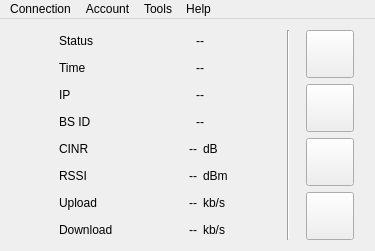
<?xml version="1.0" encoding="UTF-8"?>
<ui version="4.0">
 <class>Window</class>
 <widget class="QMainWindow" name="Window">
  <property name="geometry">
   <rect>
    <x>0</x>
    <y>0</y>
    <width>375</width>
    <height>250</height>
   </rect>
  </property>
  <property name="sizePolicy">
   <sizepolicy hsizetype="Maximum" vsizetype="Maximum">
    <horstretch>0</horstretch>
    <verstretch>0</verstretch>
   </sizepolicy>
  </property>
  <property name="windowTitle">
   <string>wimaxcmgui 2.0</string>
  </property>
  <property name="windowIcon">
   <iconset resource="icons.qrc">
    <normaloff>:/appicons/appicon48</normaloff>:/appicons/appicon48</iconset>
  </property>
  <widget class="QWidget" name="CentralLayout">
   <layout class="QGridLayout" name="gridLayout_2">
    <item row="0" column="0">
     <layout class="QGridLayout" name="gridLayout">
      <property name="leftMargin">
       <number>10</number>
      </property>
      <item row="0" column="0">
       <widget class="QLabel" name="icon_status">
        <property name="minimumSize">
         <size>
          <width>32</width>
          <height>0</height>
         </size>
        </property>
        <property name="maximumSize">
         <size>
          <width>32</width>
          <height>16777215</height>
         </size>
        </property>
        <property name="text">
         <string/>
        </property>
        <property name="pixmap">
         <pixmap resource="icons.qrc">:/stats/status</pixmap>
        </property>
        <property name="alignment">
         <set>Qt::AlignCenter</set>
        </property>
       </widget>
      </item>
      <item row="0" column="1">
       <widget class="QLabel" name="_status">
        <property name="sizePolicy">
         <sizepolicy hsizetype="Maximum" vsizetype="Expanding">
          <horstretch>0</horstretch>
          <verstretch>0</verstretch>
         </sizepolicy>
        </property>
        <property name="text">
         <string>Status</string>
        </property>
        <property name="alignment">
         <set>Qt::AlignLeading|Qt::AlignLeft|Qt::AlignVCenter</set>
        </property>
       </widget>
      </item>
      <item row="0" column="2" colspan="2">
       <widget class="QLabel" name="status">
        <property name="sizePolicy">
         <sizepolicy hsizetype="Expanding" vsizetype="Expanding">
          <horstretch>0</horstretch>
          <verstretch>0</verstretch>
         </sizepolicy>
        </property>
        <property name="text">
         <string>--</string>
        </property>
        <property name="alignment">
         <set>Qt::AlignCenter</set>
        </property>
       </widget>
      </item>
      <item row="1" column="0">
       <widget class="QLabel" name="icon_time">
        <property name="minimumSize">
         <size>
          <width>32</width>
          <height>0</height>
         </size>
        </property>
        <property name="maximumSize">
         <size>
          <width>32</width>
          <height>16777215</height>
         </size>
        </property>
        <property name="text">
         <string/>
        </property>
        <property name="pixmap">
         <pixmap resource="icons.qrc">:/stats/time</pixmap>
        </property>
        <property name="alignment">
         <set>Qt::AlignCenter</set>
        </property>
       </widget>
      </item>
      <item row="1" column="1">
       <widget class="QLabel" name="_time">
        <property name="sizePolicy">
         <sizepolicy hsizetype="Maximum" vsizetype="Expanding">
          <horstretch>0</horstretch>
          <verstretch>0</verstretch>
         </sizepolicy>
        </property>
        <property name="text">
         <string>Time</string>
        </property>
        <property name="alignment">
         <set>Qt::AlignLeading|Qt::AlignLeft|Qt::AlignVCenter</set>
        </property>
       </widget>
      </item>
      <item row="1" column="2" colspan="2">
       <widget class="QLabel" name="time">
        <property name="sizePolicy">
         <sizepolicy hsizetype="Expanding" vsizetype="Expanding">
          <horstretch>0</horstretch>
          <verstretch>0</verstretch>
         </sizepolicy>
        </property>
        <property name="text">
         <string>--</string>
        </property>
        <property name="alignment">
         <set>Qt::AlignCenter</set>
        </property>
       </widget>
      </item>
      <item row="2" column="0">
       <widget class="QLabel" name="icon_ip">
        <property name="minimumSize">
         <size>
          <width>32</width>
          <height>0</height>
         </size>
        </property>
        <property name="maximumSize">
         <size>
          <width>32</width>
          <height>16777215</height>
         </size>
        </property>
        <property name="text">
         <string/>
        </property>
        <property name="pixmap">
         <pixmap resource="icons.qrc">:/stats/ip</pixmap>
        </property>
        <property name="alignment">
         <set>Qt::AlignCenter</set>
        </property>
       </widget>
      </item>
      <item row="2" column="1">
       <widget class="QLabel" name="_ip">
        <property name="sizePolicy">
         <sizepolicy hsizetype="Maximum" vsizetype="Preferred">
          <horstretch>0</horstretch>
          <verstretch>0</verstretch>
         </sizepolicy>
        </property>
        <property name="text">
         <string>IP</string>
        </property>
       </widget>
      </item>
      <item row="2" column="2" colspan="2">
       <widget class="QLabel" name="ip">
        <property name="sizePolicy">
         <sizepolicy hsizetype="Expanding" vsizetype="Expanding">
          <horstretch>0</horstretch>
          <verstretch>0</verstretch>
         </sizepolicy>
        </property>
        <property name="text">
         <string>--</string>
        </property>
        <property name="alignment">
         <set>Qt::AlignCenter</set>
        </property>
       </widget>
      </item>
      <item row="3" column="0">
       <widget class="QLabel" name="icon_bsid">
        <property name="minimumSize">
         <size>
          <width>32</width>
          <height>0</height>
         </size>
        </property>
        <property name="maximumSize">
         <size>
          <width>32</width>
          <height>16777215</height>
         </size>
        </property>
        <property name="text">
         <string/>
        </property>
        <property name="pixmap">
         <pixmap resource="icons.qrc">:/stats/bsid</pixmap>
        </property>
        <property name="alignment">
         <set>Qt::AlignCenter</set>
        </property>
       </widget>
      </item>
      <item row="3" column="1">
       <widget class="QLabel" name="_bsid">
        <property name="sizePolicy">
         <sizepolicy hsizetype="Maximum" vsizetype="Expanding">
          <horstretch>0</horstretch>
          <verstretch>0</verstretch>
         </sizepolicy>
        </property>
        <property name="text">
         <string>BS ID</string>
        </property>
        <property name="alignment">
         <set>Qt::AlignLeading|Qt::AlignLeft|Qt::AlignVCenter</set>
        </property>
       </widget>
      </item>
      <item row="3" column="2" colspan="2">
       <widget class="QLabel" name="bsid">
        <property name="sizePolicy">
         <sizepolicy hsizetype="Expanding" vsizetype="Expanding">
          <horstretch>0</horstretch>
          <verstretch>0</verstretch>
         </sizepolicy>
        </property>
        <property name="text">
         <string>--</string>
        </property>
        <property name="alignment">
         <set>Qt::AlignCenter</set>
        </property>
       </widget>
      </item>
      <item row="4" column="0">
       <widget class="QLabel" name="icon_cinr">
        <property name="minimumSize">
         <size>
          <width>32</width>
          <height>0</height>
         </size>
        </property>
        <property name="maximumSize">
         <size>
          <width>32</width>
          <height>16777215</height>
         </size>
        </property>
        <property name="text">
         <string/>
        </property>
        <property name="pixmap">
         <pixmap resource="icons.qrc">:/stats/cinr</pixmap>
        </property>
        <property name="alignment">
         <set>Qt::AlignCenter</set>
        </property>
       </widget>
      </item>
      <item row="4" column="1">
       <widget class="QLabel" name="_cinr">
        <property name="sizePolicy">
         <sizepolicy hsizetype="Maximum" vsizetype="Expanding">
          <horstretch>0</horstretch>
          <verstretch>0</verstretch>
         </sizepolicy>
        </property>
        <property name="text">
         <string>CINR</string>
        </property>
        <property name="alignment">
         <set>Qt::AlignLeading|Qt::AlignLeft|Qt::AlignVCenter</set>
        </property>
       </widget>
      </item>
      <item row="4" column="2">
       <widget class="QLabel" name="cinr">
        <property name="sizePolicy">
         <sizepolicy hsizetype="Expanding" vsizetype="Expanding">
          <horstretch>0</horstretch>
          <verstretch>0</verstretch>
         </sizepolicy>
        </property>
        <property name="text">
         <string>--</string>
        </property>
        <property name="alignment">
         <set>Qt::AlignRight|Qt::AlignTrailing|Qt::AlignVCenter</set>
        </property>
       </widget>
      </item>
      <item row="4" column="3">
       <widget class="QLabel" name="_dB">
        <property name="sizePolicy">
         <sizepolicy hsizetype="Expanding" vsizetype="Expanding">
          <horstretch>0</horstretch>
          <verstretch>0</verstretch>
         </sizepolicy>
        </property>
        <property name="text">
         <string>dB</string>
        </property>
       </widget>
      </item>
      <item row="5" column="0">
       <widget class="QLabel" name="icon_rssi">
        <property name="minimumSize">
         <size>
          <width>32</width>
          <height>0</height>
         </size>
        </property>
        <property name="maximumSize">
         <size>
          <width>32</width>
          <height>16777215</height>
         </size>
        </property>
        <property name="text">
         <string/>
        </property>
        <property name="pixmap">
         <pixmap resource="icons.qrc">:/stats/rssi</pixmap>
        </property>
        <property name="alignment">
         <set>Qt::AlignCenter</set>
        </property>
       </widget>
      </item>
      <item row="5" column="1">
       <widget class="QLabel" name="_rssi">
        <property name="sizePolicy">
         <sizepolicy hsizetype="Maximum" vsizetype="Expanding">
          <horstretch>0</horstretch>
          <verstretch>0</verstretch>
         </sizepolicy>
        </property>
        <property name="text">
         <string>RSSI</string>
        </property>
        <property name="alignment">
         <set>Qt::AlignLeading|Qt::AlignLeft|Qt::AlignVCenter</set>
        </property>
       </widget>
      </item>
      <item row="5" column="2">
       <widget class="QLabel" name="rssi">
        <property name="sizePolicy">
         <sizepolicy hsizetype="Expanding" vsizetype="Expanding">
          <horstretch>0</horstretch>
          <verstretch>0</verstretch>
         </sizepolicy>
        </property>
        <property name="text">
         <string>--</string>
        </property>
        <property name="alignment">
         <set>Qt::AlignRight|Qt::AlignTrailing|Qt::AlignVCenter</set>
        </property>
       </widget>
      </item>
      <item row="5" column="3">
       <widget class="QLabel" name="_dBm">
        <property name="sizePolicy">
         <sizepolicy hsizetype="Expanding" vsizetype="Expanding">
          <horstretch>0</horstretch>
          <verstretch>0</verstretch>
         </sizepolicy>
        </property>
        <property name="text">
         <string>dBm</string>
        </property>
       </widget>
      </item>
      <item row="6" column="0">
       <widget class="QLabel" name="icon_upload">
        <property name="minimumSize">
         <size>
          <width>32</width>
          <height>0</height>
         </size>
        </property>
        <property name="maximumSize">
         <size>
          <width>32</width>
          <height>16777215</height>
         </size>
        </property>
        <property name="text">
         <string/>
        </property>
        <property name="pixmap">
         <pixmap resource="icons.qrc">:/stats/upload</pixmap>
        </property>
        <property name="alignment">
         <set>Qt::AlignCenter</set>
        </property>
       </widget>
      </item>
      <item row="6" column="1">
       <widget class="QLabel" name="_upload">
        <property name="sizePolicy">
         <sizepolicy hsizetype="Maximum" vsizetype="Expanding">
          <horstretch>0</horstretch>
          <verstretch>0</verstretch>
         </sizepolicy>
        </property>
        <property name="text">
         <string>Upload</string>
        </property>
        <property name="alignment">
         <set>Qt::AlignLeading|Qt::AlignLeft|Qt::AlignVCenter</set>
        </property>
       </widget>
      </item>
      <item row="6" column="2">
       <widget class="QLabel" name="upload">
        <property name="sizePolicy">
         <sizepolicy hsizetype="Expanding" vsizetype="Expanding">
          <horstretch>0</horstretch>
          <verstretch>0</verstretch>
         </sizepolicy>
        </property>
        <property name="text">
         <string>--</string>
        </property>
        <property name="alignment">
         <set>Qt::AlignRight|Qt::AlignTrailing|Qt::AlignVCenter</set>
        </property>
       </widget>
      </item>
      <item row="6" column="3">
       <widget class="QLabel" name="_ukbs">
        <property name="sizePolicy">
         <sizepolicy hsizetype="Expanding" vsizetype="Expanding">
          <horstretch>0</horstretch>
          <verstretch>0</verstretch>
         </sizepolicy>
        </property>
        <property name="text">
         <string>kb/s</string>
        </property>
       </widget>
      </item>
      <item row="7" column="0">
       <widget class="QLabel" name="icon_download">
        <property name="minimumSize">
         <size>
          <width>32</width>
          <height>0</height>
         </size>
        </property>
        <property name="maximumSize">
         <size>
          <width>32</width>
          <height>16777215</height>
         </size>
        </property>
        <property name="text">
         <string/>
        </property>
        <property name="pixmap">
         <pixmap resource="icons.qrc">:/stats/download</pixmap>
        </property>
        <property name="alignment">
         <set>Qt::AlignCenter</set>
        </property>
       </widget>
      </item>
      <item row="7" column="1">
       <widget class="QLabel" name="_download">
        <property name="sizePolicy">
         <sizepolicy hsizetype="Maximum" vsizetype="Expanding">
          <horstretch>0</horstretch>
          <verstretch>0</verstretch>
         </sizepolicy>
        </property>
        <property name="text">
         <string>Download</string>
        </property>
        <property name="alignment">
         <set>Qt::AlignLeading|Qt::AlignLeft|Qt::AlignVCenter</set>
        </property>
       </widget>
      </item>
      <item row="7" column="2">
       <widget class="QLabel" name="download">
        <property name="sizePolicy">
         <sizepolicy hsizetype="Expanding" vsizetype="Expanding">
          <horstretch>0</horstretch>
          <verstretch>0</verstretch>
         </sizepolicy>
        </property>
        <property name="text">
         <string>--</string>
        </property>
        <property name="alignment">
         <set>Qt::AlignRight|Qt::AlignTrailing|Qt::AlignVCenter</set>
        </property>
       </widget>
      </item>
      <item row="7" column="3">
       <widget class="QLabel" name="_dkbs">
        <property name="sizePolicy">
         <sizepolicy hsizetype="Expanding" vsizetype="Expanding">
          <horstretch>0</horstretch>
          <verstretch>0</verstretch>
         </sizepolicy>
        </property>
        <property name="text">
         <string>kb/s</string>
        </property>
       </widget>
      </item>
     </layout>
    </item>
    <item row="0" column="2">
     <layout class="QVBoxLayout" name="ControlButtonLayout">
      <property name="leftMargin">
       <number>10</number>
      </property>
      <property name="rightMargin">
       <number>10</number>
      </property>
      <item>
       <widget class="QPushButton" name="bConnect">
        <property name="sizePolicy">
         <sizepolicy hsizetype="Minimum" vsizetype="Fixed">
          <horstretch>0</horstretch>
          <verstretch>0</verstretch>
         </sizepolicy>
        </property>
        <property name="minimumSize">
         <size>
          <width>48</width>
          <height>48</height>
         </size>
        </property>
        <property name="maximumSize">
         <size>
          <width>48</width>
          <height>48</height>
         </size>
        </property>
        <property name="toolTip">
         <string>&lt;html&gt;&lt;head/&gt;&lt;body&gt;&lt;p&gt;Connect or Disconnect&lt;/p&gt;&lt;/body&gt;&lt;/html&gt;</string>
        </property>
        <property name="icon">
         <iconset resource="icons.qrc">
          <normaloff>:/buttons/connect</normaloff>:/buttons/connect</iconset>
        </property>
        <property name="iconSize">
         <size>
          <width>48</width>
          <height>48</height>
         </size>
        </property>
        <property name="flat">
         <bool>false</bool>
        </property>
       </widget>
      </item>
      <item>
       <widget class="QPushButton" name="bAccount">
        <property name="sizePolicy">
         <sizepolicy hsizetype="Minimum" vsizetype="Fixed">
          <horstretch>0</horstretch>
          <verstretch>0</verstretch>
         </sizepolicy>
        </property>
        <property name="minimumSize">
         <size>
          <width>48</width>
          <height>48</height>
         </size>
        </property>
        <property name="maximumSize">
         <size>
          <width>48</width>
          <height>48</height>
         </size>
        </property>
        <property name="toolTip">
         <string>&lt;html&gt;&lt;head/&gt;&lt;body&gt;&lt;p&gt;Edit account info&lt;/p&gt;&lt;/body&gt;&lt;/html&gt;</string>
        </property>
        <property name="icon">
         <iconset resource="icons.qrc">
          <normaloff>:/buttons/account</normaloff>:/buttons/account</iconset>
        </property>
        <property name="iconSize">
         <size>
          <width>48</width>
          <height>48</height>
         </size>
        </property>
       </widget>
      </item>
      <item>
       <widget class="QPushButton" name="bSettings">
        <property name="sizePolicy">
         <sizepolicy hsizetype="Minimum" vsizetype="Fixed">
          <horstretch>0</horstretch>
          <verstretch>0</verstretch>
         </sizepolicy>
        </property>
        <property name="minimumSize">
         <size>
          <width>48</width>
          <height>48</height>
         </size>
        </property>
        <property name="maximumSize">
         <size>
          <width>48</width>
          <height>48</height>
         </size>
        </property>
        <property name="toolTip">
         <string>&lt;html&gt;&lt;head/&gt;&lt;body&gt;&lt;p&gt;Open settings&lt;/p&gt;&lt;/body&gt;&lt;/html&gt;</string>
        </property>
        <property name="icon">
         <iconset resource="icons.qrc">
          <normaloff>:/buttons/settings</normaloff>:/buttons/settings</iconset>
        </property>
        <property name="iconSize">
         <size>
          <width>48</width>
          <height>48</height>
         </size>
        </property>
       </widget>
      </item>
      <item>
       <widget class="QPushButton" name="bHide">
        <property name="sizePolicy">
         <sizepolicy hsizetype="Minimum" vsizetype="Fixed">
          <horstretch>0</horstretch>
          <verstretch>0</verstretch>
         </sizepolicy>
        </property>
        <property name="minimumSize">
         <size>
          <width>48</width>
          <height>48</height>
         </size>
        </property>
        <property name="maximumSize">
         <size>
          <width>48</width>
          <height>48</height>
         </size>
        </property>
        <property name="toolTip">
         <string>&lt;html&gt;&lt;head/&gt;&lt;body&gt;&lt;p&gt;Hides this window&lt;/p&gt;&lt;/body&gt;&lt;/html&gt;</string>
        </property>
        <property name="icon">
         <iconset resource="icons.qrc">
          <normaloff>:/buttons/hide</normaloff>:/buttons/hide</iconset>
        </property>
        <property name="iconSize">
         <size>
          <width>48</width>
          <height>48</height>
         </size>
        </property>
        <property name="shortcut">
         <string>Ctrl+W</string>
        </property>
       </widget>
      </item>
     </layout>
    </item>
    <item row="0" column="1">
     <widget class="Line" name="line">
      <property name="orientation">
       <enum>Qt::Vertical</enum>
      </property>
     </widget>
    </item>
   </layout>
  </widget>
  <widget class="QMenuBar" name="menuBar">
   <property name="geometry">
    <rect>
     <x>0</x>
     <y>0</y>
     <width>375</width>
     <height>23</height>
    </rect>
   </property>
   <widget class="QMenu" name="menuConnection">
    <property name="title">
     <string>Connection</string>
    </property>
    <addaction name="actionConnect"/>
    <addaction name="actionConnect_to"/>
    <addaction name="actionReconnect"/>
    <addaction name="actionSearch"/>
    <addaction name="separator"/>
    <addaction name="actionQuit"/>
   </widget>
   <widget class="QMenu" name="menuAccount">
    <property name="title">
     <string>Account</string>
    </property>
    <addaction name="actionEditDetails"/>
    <addaction name="actionClear"/>
   </widget>
   <widget class="QMenu" name="menuTools">
    <property name="title">
     <string>Tools</string>
    </property>
    <addaction name="actionSchedule"/>
    <addaction name="actionDevice"/>
    <addaction name="actionConsole"/>
    <addaction name="separator"/>
    <addaction name="actionSettings"/>
   </widget>
   <widget class="QMenu" name="menuHelp">
    <property name="title">
     <string>Help</string>
    </property>
    <addaction name="actionKeyboard"/>
    <addaction name="actionDocumentation"/>
    <addaction name="actionSubmitIssue"/>
    <addaction name="separator"/>
    <addaction name="actionHomepage"/>
    <addaction name="actionAbout"/>
   </widget>
   <addaction name="menuConnection"/>
   <addaction name="menuAccount"/>
   <addaction name="menuTools"/>
   <addaction name="menuHelp"/>
  </widget>
  <action name="actionDocumentation">
   <property name="icon">
    <iconset resource="icons.qrc">
     <normaloff>:/actions/documentation</normaloff>:/actions/documentation</iconset>
   </property>
   <property name="text">
    <string>Documentation</string>
   </property>
   <property name="shortcut">
    <string>Ctrl+D</string>
   </property>
  </action>
  <action name="actionHomepage">
   <property name="icon">
    <iconset resource="icons.qrc">
     <normaloff>:/actions/home</normaloff>:/actions/home</iconset>
   </property>
   <property name="text">
    <string>Homepage</string>
   </property>
   <property name="toolTip">
    <string>Homepage</string>
   </property>
   <property name="shortcut">
    <string>Home</string>
   </property>
  </action>
  <action name="actionAbout">
   <property name="icon">
    <iconset resource="icons.qrc">
     <normaloff>:/actions/favorite</normaloff>:/actions/favorite</iconset>
   </property>
   <property name="text">
    <string>About wimaxcmgui</string>
   </property>
   <property name="shortcut">
    <string>Ctrl+A</string>
   </property>
  </action>
  <action name="actionSchedule">
   <property name="icon">
    <iconset resource="icons.qrc">
     <normaloff>:/actions/schedule</normaloff>:/actions/schedule</iconset>
   </property>
   <property name="text">
    <string>Schedule</string>
   </property>
   <property name="shortcut">
    <string>Shift+S</string>
   </property>
  </action>
  <action name="actionSettings">
   <property name="icon">
    <iconset resource="icons.qrc">
     <normaloff>:/buttons/settings</normaloff>:/buttons/settings</iconset>
   </property>
   <property name="text">
    <string>Settings</string>
   </property>
   <property name="shortcut">
    <string>S</string>
   </property>
  </action>
  <action name="actionDevice">
   <property name="icon">
    <iconset resource="icons.qrc">
     <normaloff>:/actions/deviceinfo</normaloff>:/actions/deviceinfo</iconset>
   </property>
   <property name="text">
    <string>Device Info</string>
   </property>
   <property name="toolTip">
    <string>Device Status</string>
   </property>
   <property name="shortcut">
    <string>D</string>
   </property>
  </action>
  <action name="actionClear">
   <property name="icon">
    <iconset resource="icons.qrc">
     <normaloff>:/actions/clear</normaloff>:/actions/clear</iconset>
   </property>
   <property name="text">
    <string>Clear</string>
   </property>
   <property name="shortcut">
    <string>Del</string>
   </property>
  </action>
  <action name="actionConnect">
   <property name="icon">
    <iconset resource="icons.qrc">
     <normaloff>:/buttons/connect</normaloff>:/buttons/connect</iconset>
   </property>
   <property name="text">
    <string>Connect</string>
   </property>
   <property name="shortcut">
    <string>C</string>
   </property>
  </action>
  <action name="actionConnect_to">
   <property name="icon">
    <iconset resource="icons.qrc">
     <normaloff>:/actions/connectto</normaloff>:/actions/connectto</iconset>
   </property>
   <property name="text">
    <string>Connect to</string>
   </property>
   <property name="shortcut">
    <string>Ctrl+C</string>
   </property>
  </action>
  <action name="actionReconnect">
   <property name="icon">
    <iconset resource="icons.qrc">
     <normaloff>:/actions/reconnect</normaloff>:/actions/reconnect</iconset>
   </property>
   <property name="text">
    <string>Reconnect</string>
   </property>
   <property name="shortcut">
    <string>R</string>
   </property>
  </action>
  <action name="actionEditDetails">
   <property name="icon">
    <iconset resource="icons.qrc">
     <normaloff>:/actions/account</normaloff>:/actions/account</iconset>
   </property>
   <property name="text">
    <string>Edit Details</string>
   </property>
   <property name="toolTip">
    <string>Edit Details</string>
   </property>
   <property name="shortcut">
    <string>A</string>
   </property>
  </action>
  <action name="actionConsole">
   <property name="icon">
    <iconset resource="icons.qrc">
     <normaloff>:/actions/console</normaloff>:/actions/console</iconset>
   </property>
   <property name="text">
    <string>Console</string>
   </property>
   <property name="shortcut">
    <string>Shift+C</string>
   </property>
  </action>
  <action name="actionQuit">
   <property name="icon">
    <iconset resource="icons.qrc">
     <normaloff>:/actions/quit</normaloff>:/actions/quit</iconset>
   </property>
   <property name="text">
    <string>Quit</string>
   </property>
   <property name="shortcut">
    <string>Ctrl+Q</string>
   </property>
  </action>
  <action name="actionSearch">
   <property name="icon">
    <iconset resource="icons.qrc">
     <normaloff>:/actions/search</normaloff>:/actions/search</iconset>
   </property>
   <property name="text">
    <string>Search</string>
   </property>
   <property name="shortcut">
    <string>Ctrl+S</string>
   </property>
  </action>
  <action name="actionShowHide">
   <property name="icon">
    <iconset resource="icons.qrc">
     <normaloff>:/systray/hide</normaloff>:/systray/hide</iconset>
   </property>
   <property name="text">
    <string>Hide</string>
   </property>
  </action>
  <action name="actionKeyboard">
   <property name="icon">
    <iconset resource="icons.qrc">
     <normaloff>:/actions/keyboard</normaloff>:/actions/keyboard</iconset>
   </property>
   <property name="text">
    <string>Keyboard Shortcuts</string>
   </property>
   <property name="shortcut">
    <string>Ctrl+K</string>
   </property>
  </action>
  <action name="actionSubmitIssue">
   <property name="icon">
    <iconset resource="icons.qrc">
     <normaloff>:/actions/issue</normaloff>:/actions/issue</iconset>
   </property>
   <property name="text">
    <string>Submit an Issue/Bug</string>
   </property>
   <property name="shortcut">
    <string>Ctrl+I</string>
   </property>
  </action>
 </widget>
 <layoutdefault spacing="6" margin="11"/>
 <resources>
  <include location="icons.qrc"/>
 </resources>
 <connections/>
</ui>
